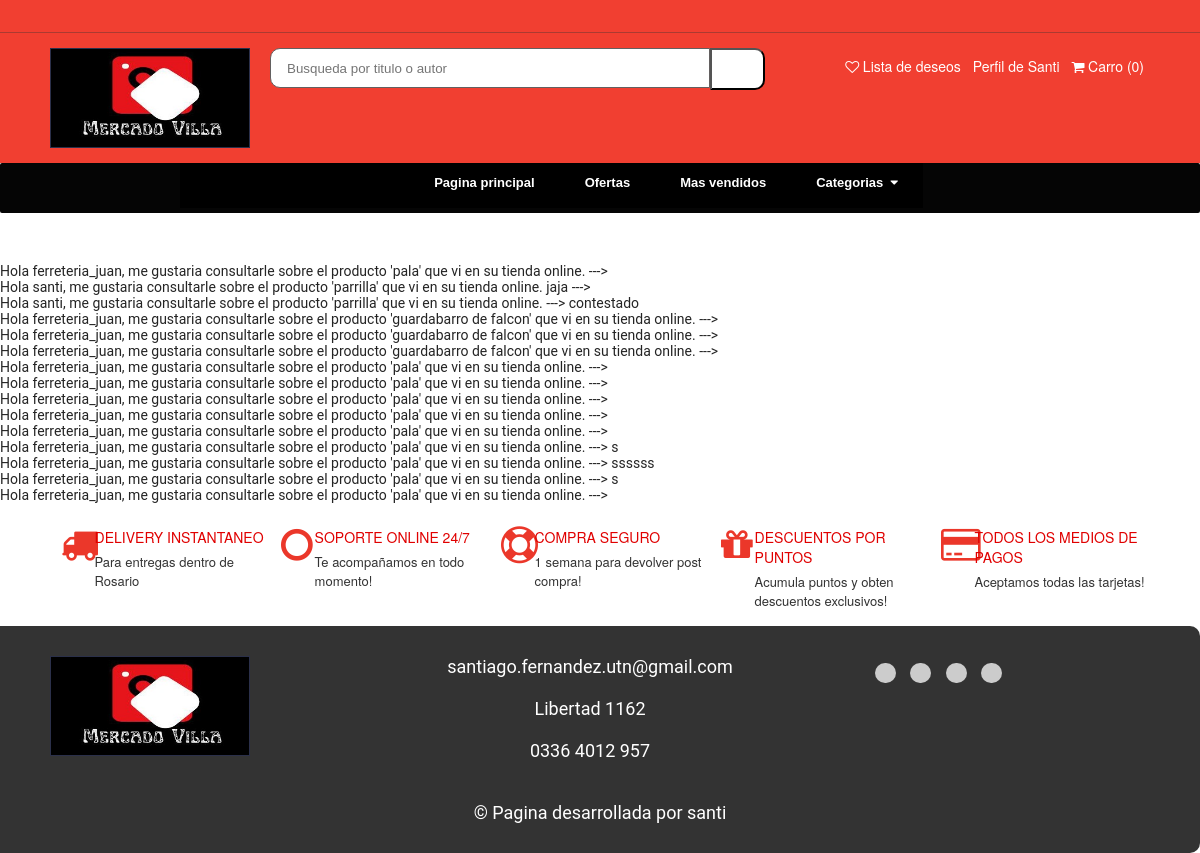
The app's page /web/chat/ (signed in), older data.
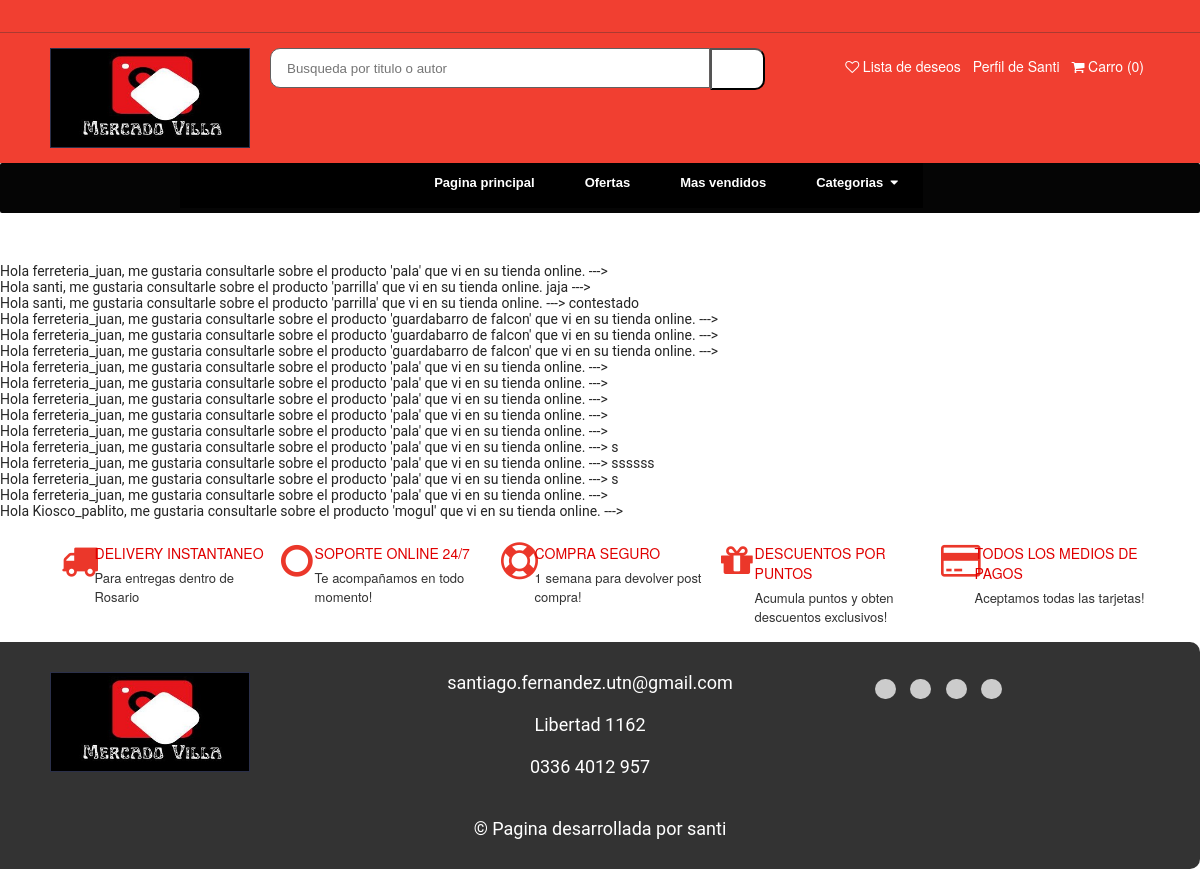
The same page, newer data.
### comunication/models.py (models this page shows, shortened)
class ComunicationModel(models.Model):
    client_question = models.ForeignKey(ClientModel, on_delete=models.DO_NOTHING, related_name="client_question")
    client_seller = models.ForeignKey(ClientModel, on_delete=models.CASCADE, related_name="client_seller")
    question = models.TextField()
    answer = models.TextField(blank=True, default="")

### web/views/chat_view.py (the view)
# urls.py: path('chat/', ChatView.as_view(), name="chat"),
class ChatView(LoginRequiredMixin, View):
    def __init__(self, **kwargs) -> None:
        self.template = loader.get_template("chat.html")
        super().__init__(**kwargs)
    def get(self,request):
        chat = ComunicationModel.objects.filter(client_question=request.user)
        context = {
            "chat" : chat,
        }
        return HttpResponse(self.template.render(context, request))

### templates/chat.html
{% extends "home.html" %}
{% load static %}
{% block content %}
{% load humanize %}
{% for c in chat%}
{{c.question}} ---> {{c.answer}} <br>
{% endfor %}
{%endblock content%}

Row changes from the older to the newer data that the page shows:
added ComunicationModel: question "Hola Kiosco_pablito, me gustaria consultarle sobre el producto 'mogul' que vi en su tienda online."
